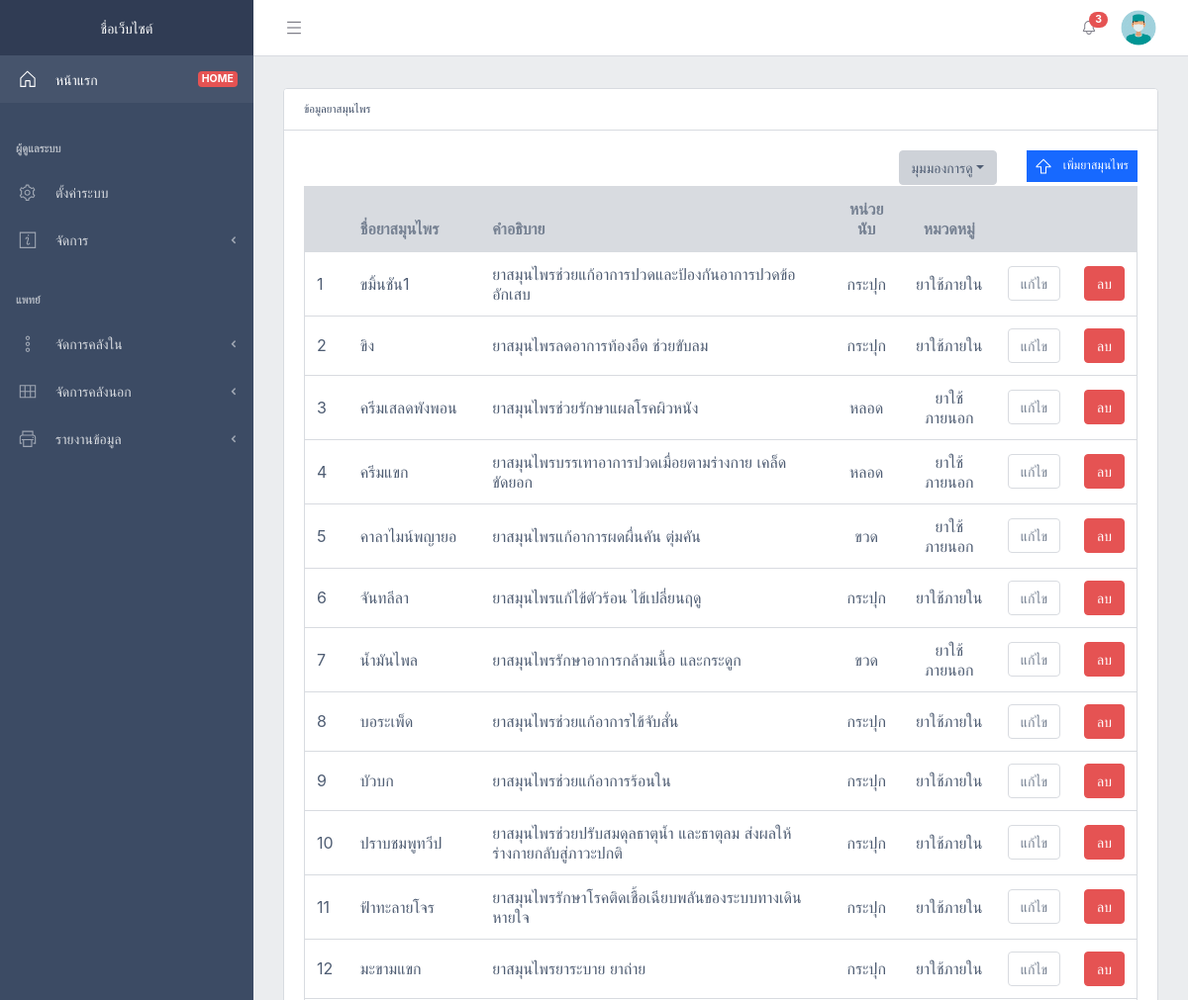
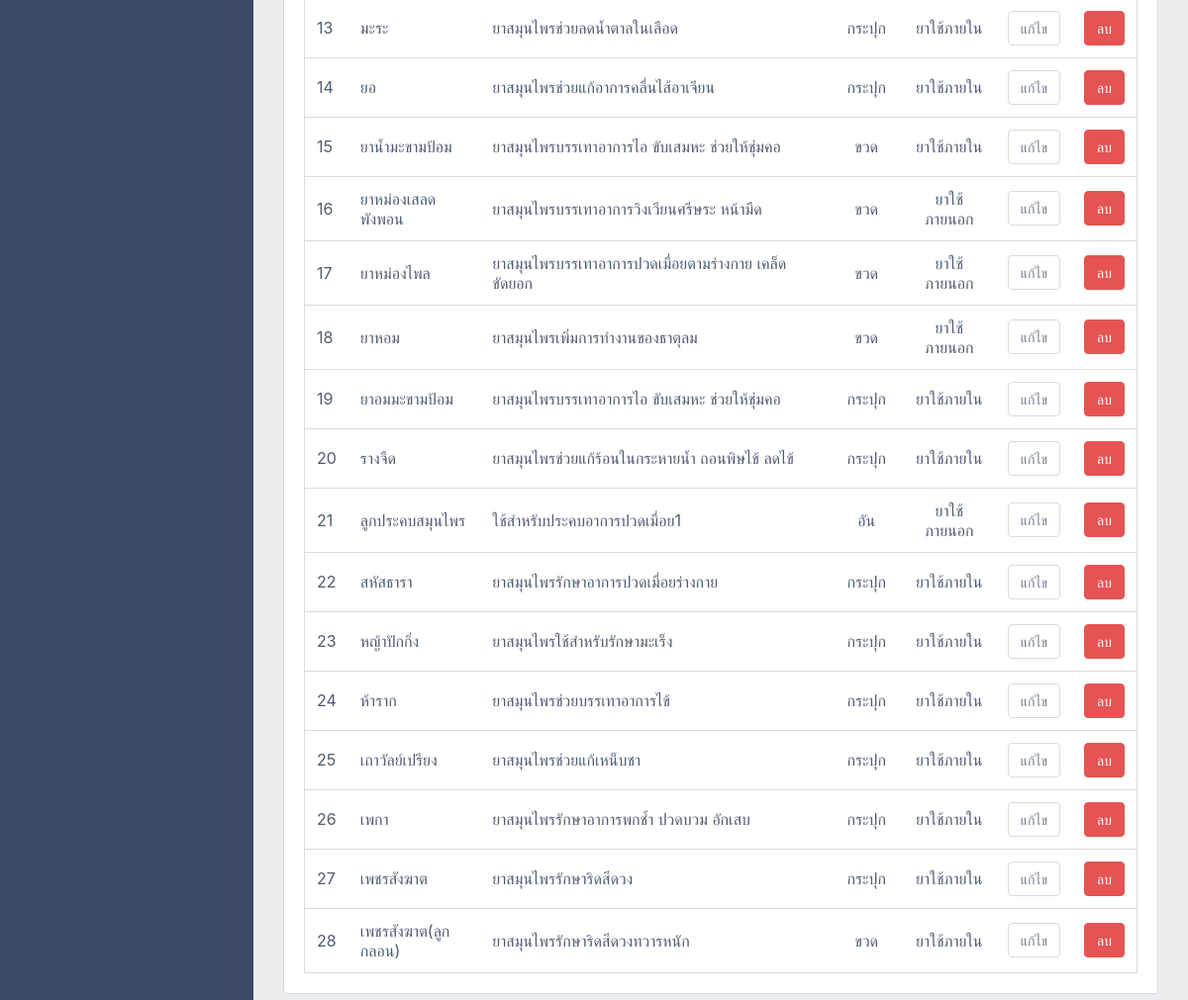
Screenshot of /index?p=herbal-info (signed in) with the database file from the repository (2 pictures, top to bottom).
### tables this page shows
CREATE TABLE `herbal_list`  (
  `Id` int(11) NOT NULL AUTO_INCREMENT,
  `Id_Counting` int(11) UNSIGNED NOT NULL,
  `Id_Type_Herbal` int(11) NOT NULL,
  `Name` varchar(100) NOT NULL,
  `Desc` varchar(150) NOT NULL,
  `status` tinyint(1) NOT NULL DEFAULT 1,
  PRIMARY KEY (`Id`) USING BTREE,
  INDEX `Fk_Id_Type_Herbal`(`Id_Type_Herbal`) USING BTREE,
  INDEX `Id_Counting`(`Id_Counting`) USING BTREE,
  CONSTRAINT `Fk_Id_Type_Herbal` FOREIGN KEY (`Id_Type_Herbal`) REFERENCES `type_herbal` (`Id`) ON DELETE RESTRICT ON UPDATE RESTRICT,
  CONSTRAINT `herbal_list_ibfk_1` FOREIGN KEY (`Id_Counting`) REFERENCES `counting_list` (`Id`) ON DELETE RESTRICT ON UPDATE RESTRICT
);

CREATE TABLE `counting_list`  (
  `Id` int(11) UNSIGNED NOT NULL AUTO_INCREMENT,
  `Name` varchar(15) NOT NULL,
  `status` tinyint(1) NOT NULL DEFAULT 1,
  PRIMARY KEY (`Id`) USING BTREE
);

CREATE TABLE `type_herbal`  (
  `Id` int(11) NOT NULL AUTO_INCREMENT,
  `Name` varchar(15) NOT NULL,
  `status` tinyint(1) NOT NULL DEFAULT 1,
  PRIMARY KEY (`Id`) USING BTREE
);

### controller/alert.php (called while the page is built, shortened)
<?php
	$countingAlert = array();
?>
					<?php
						$result_list = $functions->GetminimumHerbal();
						$i_count = 0;
						foreach ($result_list['result'] as $row)
						{
							$dafault_valoe = 0;
							if($dafault_valoe < MINIMUM_HERBAL)
							{
					?>
					<?php
								$i_count++;
							}
						}
						if($i_count > 0)
							$countingAlert[0] = true;
					?>
							<?php
								$result_list = $functions->getMinimumHerbalOutStock();
								$i_count = 0;
								foreach ($result_list['result'] as $row)
								{
									$dafault_valoe = 0;
									if($dafault_valoe < MINIMUM_HERBAL)
									{
							?>
							<?php
										$i_count++;
									}
								}
								if($i_count > 0)
									$countingAlert[2] = true;
							?>
							<?php
								$result_list = $functions->getMinimumMedical();
								$i_count = 0;
								foreach ($result_list['result'] as $row)
								{
									$dafault_valoe = 0;
									if($dafault_valoe < MINIMUM_HERBAL)
									{
							?>
							<?php
										$i_count++;
									}
								}
								if($i_count > 0)
									$countingAlert[4] = true;
							?>

### function/kdxr_function.php (called while the page is built, shortened)
<?php
class kdxr_function {
	public function GettingHerbalInfo($sort){
		$conn = self::selfconnectDb();
		$posts = array();
		$sql = "SELECT a.Id , a.Name as Name , a.Desc as Desc_name , b.Name as Counting , c.Name as Type
				FROM herbal_list a
				JOIN counting_list b on a.Id_Counting=b.Id
				JOIN type_herbal c on a.Id_Type_Herbal=c.Id
				WHERE a.status = 1
				ORDER BY a.Name $sort
		";
		$result = mysqli_query($conn, $sql);
		while($row = mysqli_fetch_array($result,MYSQLI_ASSOC))
		{
			$posts[] = $row;
		}
		return ['result' => $posts];
	}
	private function selfconnectDb()
	{
		$conn = mysqli_connect(HOST, USER, PASSWORD, DATABASE);
		return $conn;
	}
}
?>

### page/herbal-info.php (the view, shortened to what this page needs)
<?php include ('template/left_menu.php'); ?>
<div class="c-wrapper c-fixed-components">
<?php include ('template/top_menu.php'); ?>
 <div class="c-body">
        <main class="c-main">
          <div class="container-fluid">
            <div class="fade-in">
              <div class="row">
					<div class="col-lg-12" id="herbal">
						<div class="card">
							<div class="card-header"><small>ข้อมูลยาสมุนไพร</small></div>
							<div class="card-body">
								<div class="row justify-content-end">
									<div class="col-md-auto dropdown">
										<button class="btn btn-secondary dropdown-toggle" id="dropdownMenu2" type="button" data-toggle="dropdown" aria-haspopup="true" aria-expanded="false">มุมมองการดู</button>
									</div>
									<div class="col-md-auto mb-1">
										<button class="btn btn-sm btn-square btn-behance" data-toggle="modal" data-target="#addherbal" type="button">
											<svg class="c-icon mr-2">
											<use xlink:href="vendors/@coreui/icons/svg/free.svg#cil-arrow-thick-top"></use>
											</svg>
											<span>เพิ่มยาสมุนไพร</span>
										</button>
									</div>
								</div>
								<table class="table table-responsive-sm table-hover table-outline mb-0">
									<thead class="thead-light">
									  <tr>
										<th></th>
										<th>ชื่อยาสมุนไพร</th>
										<th>คำอธิบาย</th>
										<th class="text-center">หน่วยนับ</th>
										<th class="text-center">หมวดหมู่</th>
										<th></th>
										<th></th>
									  </tr>
									</thead>
									<tbody>
										<?php
											$sorting = (isset($_GET['sort'])) ? $_GET['sort'] : "";
											$result_list = $functions->GettingHerbalInfo($sorting);
											foreach ($result_list['result'] as $key=>$row)
											{
										?>
										<tr>
											<td>
											<?php echo $key+1;?>
											</td>
											<td>
												<?php echo $row['Name'];  ?>
											</td>
											<td>
												<?php
													echo $row['Desc_name'];
												?>
											</td>
											<td class="text-center">
												<?php echo $row['Counting'];   ?>
											</td>
											<td class="text-center">
												<?php echo $row['Type'];  ?>
											</td>
											<td>
												<a href="index?p=herbal-info&id=<?php echo $row["Id"];?>"><button class="form-control" type="button">แก้ไข</button></a>
											</td>
											<td>
												<a href="index?p=herbal-info&remid=<?php echo $row["Id"];?>" onclick="return confirm('ยืนยันการลบ?')">
													<button class="btn btn-danger" type="button">
														ลบ
													</button>
												</a>
											</td>
										</tr>
										<?php
											}
										?>
									</tbody>
									</table>
							</div>
					    </div>
					</div>
            </div>
          </div>
        </main>
      </div>
	  </div>

### index.php (shortened to what this page needs)
<?php
include ('function/kdxr_function.php');
?>
<html lang="en">
  <head>
  <?php include("template/header.php"); ?>
  </head>
   <body class="c-app c-dark-theme c-no-layout-transition">
	<?php
		if(!isset($_SESSION["token"]) )
		{
			header("Location: Login");
		}else{
			if(isset($_GET['p'])){
					require_once("page/".trim($_GET['p']).".php");
			  }
		}
	?>
  </body>
</html>

### template/header.php (shortened to what this page needs)
<link href="vendors/css/style.css?v=<?php echo date("Ymdhis");?>" rel="stylesheet">
<link href="vendors/@coreui/chartjs/css/coreui-chartjs.css" rel="stylesheet">
<link rel="stylesheet" href="vendors/sweetalert2/sweetalert2.min.css">
<link rel="stylesheet" type="text/css" href="https://cdn.jsdelivr.net/npm/daterangepicker/daterangepicker.css" />
<link rel="stylesheet" href="https://animate.style/animate.min.css">

### template/left_menu.php (shortened to what this page needs)
<div class="c-sidebar c-sidebar-dark c-sidebar-fixed c-sidebar-lg-show" id="sidebar">
      <div class="c-sidebar-brand d-lg-down-none">
			<?php echo WEB_NAME;?>
      </div>
      <ul class="c-sidebar-nav">
        <li class="c-sidebar-nav-item">
			<a class="c-sidebar-nav-link" href="index">
            <svg class="c-sidebar-nav-icon">
              <use xlink:href="vendors/@coreui/icons/svg/free.svg#cil-home"></use>
            </svg>
				หน้าแรก
			<span class="badge badge-danger">HOME</span>
			</a>
		</li>
		<li class="c-sidebar-nav-divider"></li>
		<?php if($_SESSION['admin']) { ?>
		<li class="c-sidebar-nav-title"><?php echo IS_ADMIN; ?></li>
		<li class="c-sidebar-nav-item">
			<a class="c-sidebar-nav-link" href="#" data-toggle="modal" data-target="#webSetting_modal">
				<svg class="c-sidebar-nav-icon">
				  <use xlink:href="vendors/@coreui/icons/svg/free.svg#cil-settings"></use>
				</svg>
				ตั้งค่าระบบ
			</a>
		</li>
        <li class="c-sidebar-nav-item c-sidebar-nav-dropdown">
			<a class="c-sidebar-nav-link c-sidebar-nav-dropdown-toggle" href="#">
            <svg class="c-sidebar-nav-icon">
              <use xlink:href="vendors/@coreui/icons/svg/free.svg#cil-info"></use>
            </svg> <?php echo MENUHEAD; ?>
			</a>
        </li>
		<?php } ?>
        <li class="c-sidebar-nav-title"><?php echo IS_MEDIC;?></li>
		<li class="c-sidebar-nav-item c-sidebar-nav-dropdown">
			<a class="c-sidebar-nav-link c-sidebar-nav-dropdown-toggle" href="#">
            <svg class="c-sidebar-nav-icon">
              <use xlink:href="vendors/@coreui/icons/svg/free.svg#cil-options"></use>
            </svg> <?php echo MENUHEAD2; ?>
			</a>
        </li>
       <li class="c-sidebar-nav-item c-sidebar-nav-dropdown">
			<a class="c-sidebar-nav-link c-sidebar-nav-dropdown-toggle" href="#">
            <svg class="c-sidebar-nav-icon">
              <use xlink:href="vendors/@coreui/icons/svg/free.svg#cil-view-module"></use>
            </svg> <?php echo MENUHEAD3; ?>
			</a>
        </li>
		 <li class="c-sidebar-nav-item c-sidebar-nav-dropdown">
			<a class="c-sidebar-nav-link c-sidebar-nav-dropdown-toggle" href="#">
            <svg class="c-sidebar-nav-icon">
              <use xlink:href="vendors/@coreui/icons/svg/free.svg#cil-print"></use>
            </svg> <?php echo MENUHEAD4; ?>
			</a>
        </li>
      </ul>
    </div>

### template/top_menu.php (shortened to what this page needs)
<?php
include "controller/alert.php";
?>
	<header class="c-header  c-header-light c-header-fixed c-header-with-subheader">
        <button class="c-header-toggler c-class-toggler mfs-3 d-md-down-none" type="button" data-target="#sidebar" data-class="c-sidebar-lg-show" responsive="true">
          <svg class="c-icon c-icon-lg">
            <use xlink:href="vendors/@coreui/icons/svg/free.svg#cil-menu"></use>
          </svg>
        </button>
        <ul class="c-header-nav ml-auto mr-4">
			<?php include("controller/alert_notification.php");?>
			<li class="c-header-nav-item dropdown">
				<a class="c-header-nav-link" data-toggle="dropdown" href="#" role="button" aria-haspopup="true" aria-expanded="false">
				  <div class="c-avatar"><img class="c-avatar-img" src="./vendors/assets/img/avatars/1.png"></div>
				</a>
			</li>
        </ul>
    </header>

### controller/alert_notification.php (shortened to what this page needs)
<li class="c-header-nav-item dropdown d-md-down-none mx-2">
	<a class="c-header-nav-link" data-toggle="dropdown" href="#" role="button" aria-haspopup="true" aria-expanded="false">
		<svg class="c-icon">
		<use xlink:href="vendors/@coreui/icons/svg/free.svg#cil-bell"></use>
		</svg>
		<span class="badge badge-pill badge-danger">
			<?php echo sizeof($countingAlert);?>
		</span>
	</a>
</li>

### rows the page displays
herbal_list: Name "ขมิ้นชัน1", Desc "ยาสมุนไพรช่วยแก้อาการปวดและป้องกันอาการปวดข้ออักเสบ", Id_Counting.Name "กระปุก", Id_Type_Herbal.Name "ยาใช้ภายใน"
herbal_list: Name "ขิง", Desc "ยาสมุนไพรลดอาการท้องอืด ช่วยขับลม", Id_Counting.Name "กระปุก", Id_Type_Herbal.Name "ยาใช้ภายใน"
herbal_list: Name "ครีมเสลดพังพอน", Desc "ยาสมุนไพรช่วยรักษาแผลโรคผิวหนัง", Id_Counting.Name "หลอด", Id_Type_Herbal.Name "ยาใช้ภายนอก"
herbal_list: Name "ครีมแขก", Desc "ยาสมุนไพรบรรเทาอาการปวดเมื่อยตามร่างกาย เคล็ดขัดยอก", Id_Counting.Name "หลอด", Id_Type_Herbal.Name "ยาใช้ภายนอก"
herbal_list: Name "คาลาไมน์พญายอ", Desc "ยาสมุนไพรแก้อาการผดผื่นคัน ตุ่มคัน", Id_Counting.Name "ขวด", Id_Type_Herbal.Name "ยาใช้ภายนอก"
herbal_list: Name "จันทลีลา", Desc "ยาสมุนไพรแก้ไข้ตัวร้อน ไข้เปลี่ยนฤดู", Id_Counting.Name "กระปุก", Id_Type_Herbal.Name "ยาใช้ภายใน"
herbal_list: Name "น้ำมันไพล", Desc "ยาสมุนไพรรักษาอาการกล้ามเนื้อ และกระดูก", Id_Counting.Name "ขวด", Id_Type_Herbal.Name "ยาใช้ภายนอก"
herbal_list: Name "บอระเพ็ด", Desc "ยาสมุนไพรช่วยแก้อาการไข้จับสั่น", Id_Counting.Name "กระปุก", Id_Type_Herbal.Name "ยาใช้ภายใน"
herbal_list: Name "บัวบก", Desc "ยาสมุนไพรช่วยแก้อาการร้อนใน", Id_Counting.Name "กระปุก", Id_Type_Herbal.Name "ยาใช้ภายใน"
herbal_list: Name "ปราบชมพูทวีป", Desc "ยาสมุนไพรช่วยปรับสมดุลธาตุน้ำ และธาตุลม ส่งผลให้ร่างกายกลับสู่ภาวะปกติ", Id_Counting.Name "กระปุก", Id_Type_Herbal.Name "ยาใช้ภายใน"
herbal_list: Name "ฟ้าทะลายโจร", Desc "ยาสมุนไพรรักษาโรคติดเชื้อเฉียบพลันของระบบทางเดินหายใจ", Id_Counting.Name "กระปุก", Id_Type_Herbal.Name "ยาใช้ภายใน"
herbal_list: Name "มะขามแขก", Desc "ยาสมุนไพรยาระบาย ยาถ่าย", Id_Counting.Name "กระปุก", Id_Type_Herbal.Name "ยาใช้ภายใน"
herbal_list: Name "มะระ", Desc "ยาสมุนไพรช่วยลดน้ำตาลในเลือด", Id_Counting.Name "กระปุก", Id_Type_Herbal.Name "ยาใช้ภายใน"
herbal_list: Name "ยอ", Desc "ยาสมุนไพรช่วยแก้อาการคลื่นไส้อาเจียน", Id_Counting.Name "กระปุก", Id_Type_Herbal.Name "ยาใช้ภายใน"
herbal_list: Name "ยาน้ำมะขามป้อม", Desc "ยาสมุนไพรบรรเทาอาการไอ ขับเสมหะ ช่วยให้ชุ่มคอ", Id_Counting.Name "ขวด", Id_Type_Herbal.Name "ยาใช้ภายใน"
herbal_list: Name "ยาหม่องเสลดพังพอน", Desc "ยาสมุนไพรบรรเทาอาการวิงเวียนศรีษระ หน้ามืด", Id_Counting.Name "ขวด", Id_Type_Herbal.Name "ยาใช้ภายนอก"
herbal_list: Name "ยาหม่องไพล", Desc "ยาสมุนไพรบรรเทาอาการปวดเมื่อยตามร่างกาย เคล็ดขัดยอก", Id_Counting.Name "ขวด", Id_Type_Herbal.Name "ยาใช้ภายนอก"
herbal_list: Name "ยาหอม", Desc "ยาสมุนไพรเพิ่มการทำงานของธาตุลม", Id_Counting.Name "ขวด", Id_Type_Herbal.Name "ยาใช้ภายนอก"
herbal_list: Name "ยาอมมะขามป้อม", Desc "ยาสมุนไพรบรรเทาอาการไอ ขับเสมหะ ช่วยให้ชุ่มคอ", Id_Counting.Name "กระปุก", Id_Type_Herbal.Name "ยาใช้ภายใน"
herbal_list: Name "รางจืด", Desc "ยาสมุนไพรช่วยแก้ร้อนในกระหายน้ำ ถอนพิษไข้ ลดไข้", Id_Counting.Name "กระปุก", Id_Type_Herbal.Name "ยาใช้ภายใน"
herbal_list: Name "ลูกประคบสมุนไพร", Desc "ใช้สำหรับประคบอาการปวดเมื่อย1", Id_Counting.Name "อัน", Id_Type_Herbal.Name "ยาใช้ภายนอก"
herbal_list: Name "สหัสธารา", Desc "ยาสมุนไพรรักษาอาการปวดเมื่อยร่างกาย", Id_Counting.Name "กระปุก", Id_Type_Herbal.Name "ยาใช้ภายใน"
herbal_list: Name "หญ้าปักกิ่ง", Desc "ยาสมุนไพรใช้สำหรับรักษามะเร็ง", Id_Counting.Name "กระปุก", Id_Type_Herbal.Name "ยาใช้ภายใน"
herbal_list: Name "ห้าราก", Desc "ยาสมุนไพรช่วยบรรเทาอาการไข้", Id_Counting.Name "กระปุก", Id_Type_Herbal.Name "ยาใช้ภายใน"
herbal_list: Name "เถาวัลย์เปรียง", Desc "ยาสมุนไพรช่วยแก้เหน็บชา", Id_Counting.Name "กระปุก", Id_Type_Herbal.Name "ยาใช้ภายใน"
herbal_list: Name "เพกา", Desc "ยาสมุนไพรรักษาอาการพกช้ำ ปวดบวม อักเสบ", Id_Counting.Name "กระปุก", Id_Type_Herbal.Name "ยาใช้ภายใน"
herbal_list: Name "เพชรสังฆาต", Desc "ยาสมุนไพรรักษาริดสีดวง", Id_Counting.Name "กระปุก", Id_Type_Herbal.Name "ยาใช้ภายใน"
herbal_list: Name "เพชรสังฆาต(ลูกกลอน)", Desc "ยาสมุนไพรรักษาริดสีดวงทวารหนัก", Id_Counting.Name "ขวด", Id_Type_Herbal.Name "ยาใช้ภายใน"

### other values shown
WEB_NAME "ชื่อเว็บไซต์"
IS_ADMIN "ผู้ดูแลระบบ"
MENUHEAD "จัดการ"
IS_MEDIC "แพทย์"
MENUHEAD2 "จัดการคลังใน"
MENUHEAD3 "จัดการคลังนอก"
MENUHEAD4 "รายงานข้อมูล"
sizeof($countingAlert) "3"
